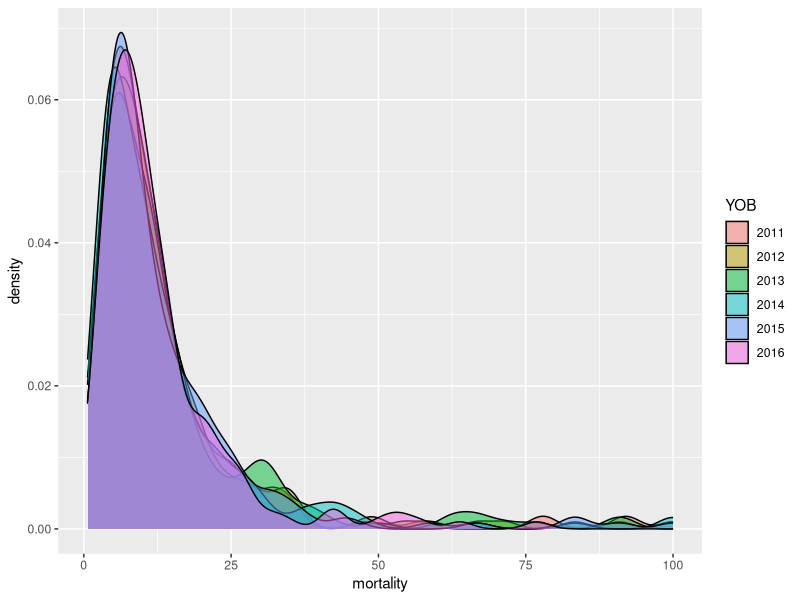
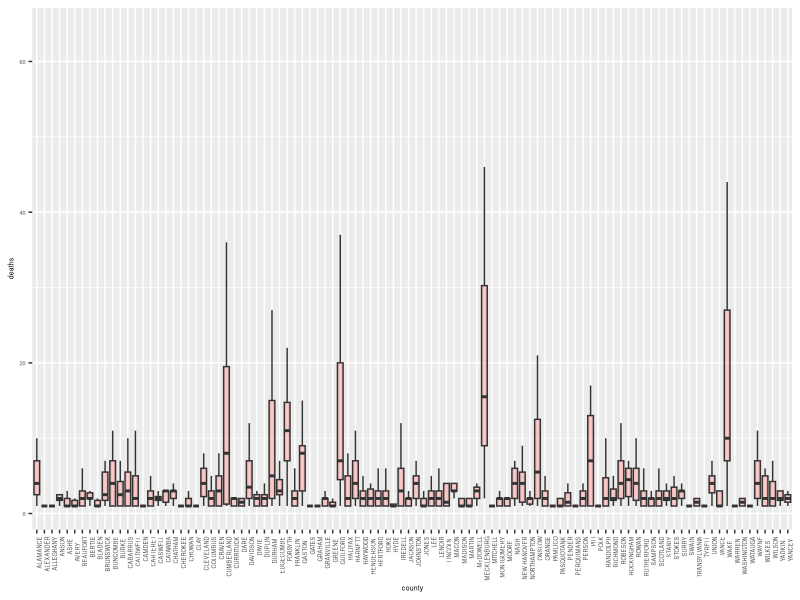
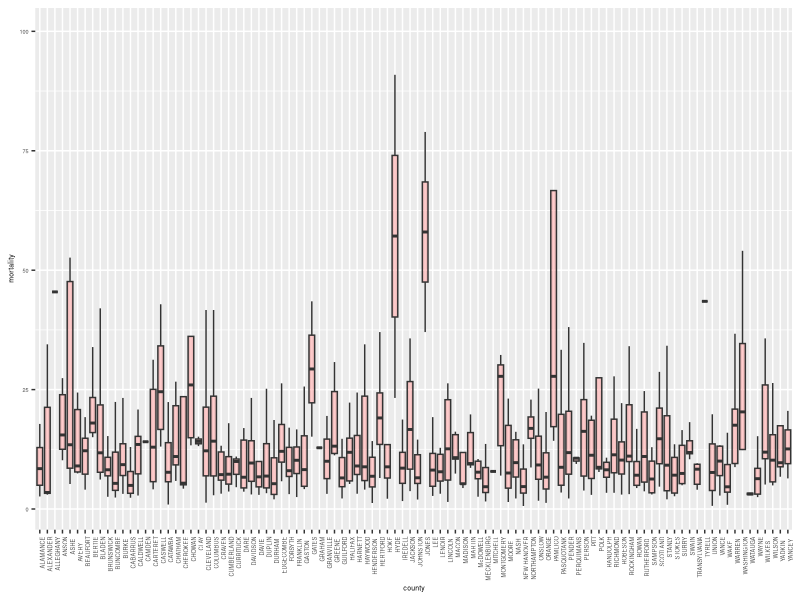
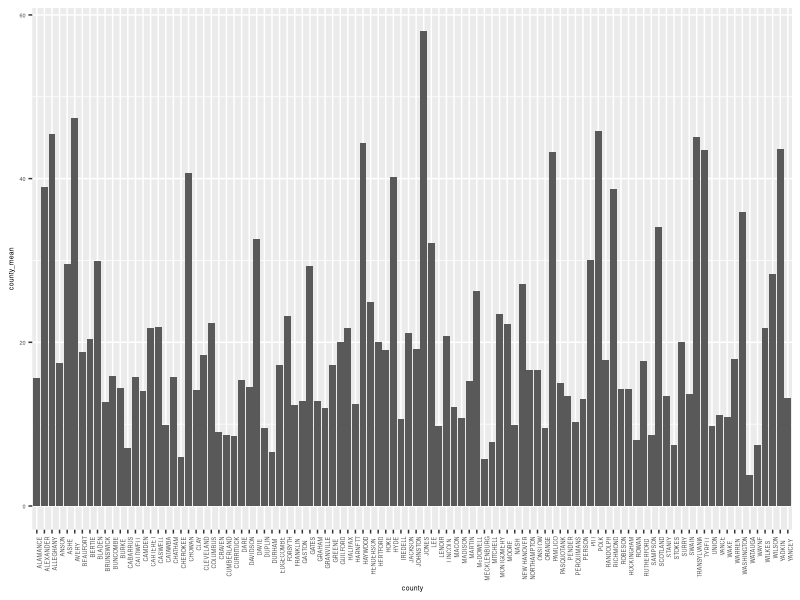
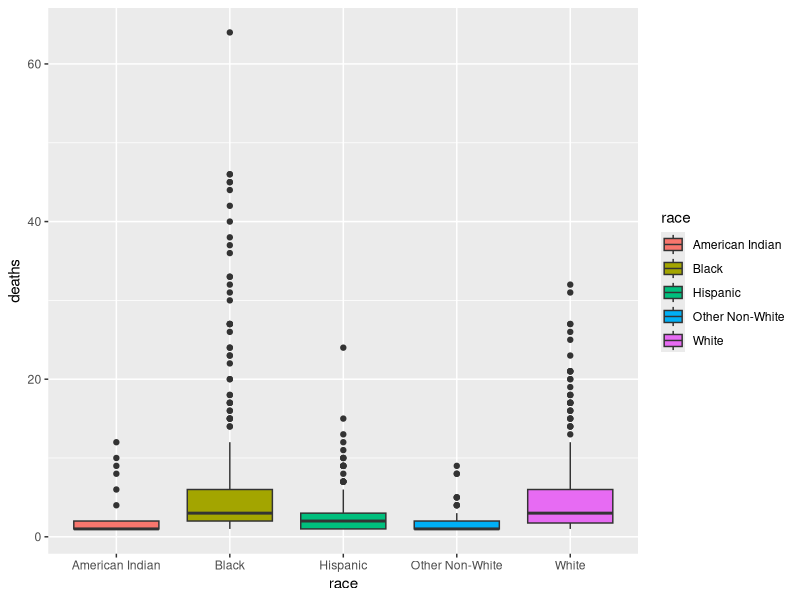
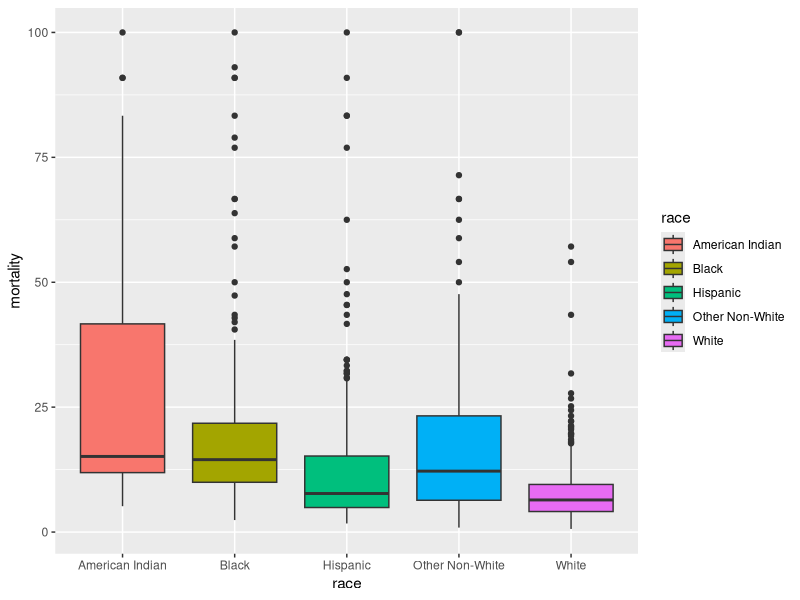
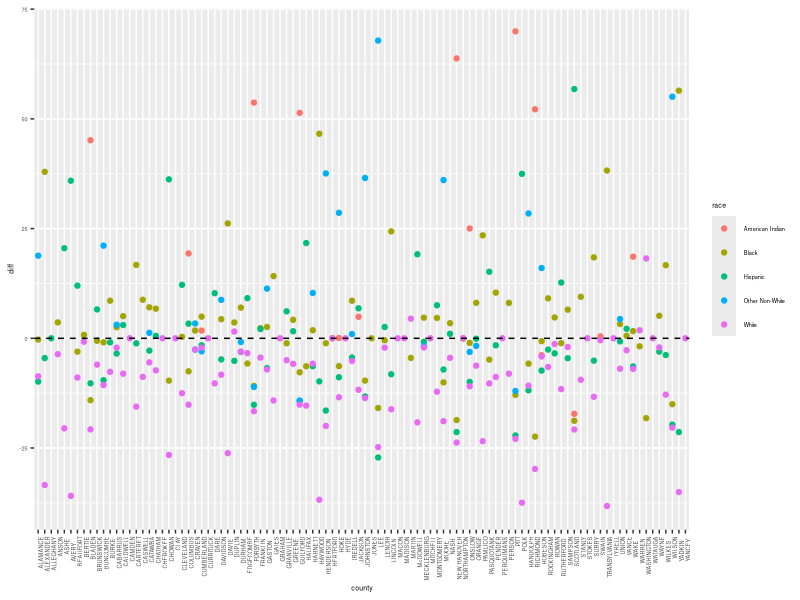

These charts were generated, in order, by the following R code: (Note: this script raises an error after producing the figures.)
## ---- chunk 1
require(lme4)
require(dplyr)
require(ggplot2)
require(tidyverse)
## ---- chunk 2
#Clean data
nc=read.csv("nc_infant_mortality.csv")
nc=nc[2:8]
nc$mortality[which(nc$mortality>100)]=NA
nc$YOB=as.factor(nc$YOB)
colnames(nc)[colnames(nc)=="COUNTY"]="county"
## ---- chunk 3
#Shows temporal effect is fixed
ggplot(nc,aes(x=mortality))+
  geom_density(aes(fill=YOB),alpha=0.5)+
  labs(fill="YOB")
## ---- chunk 4
#Shows that county effects are random
ggplot(nc,aes(x=county,y=deaths,group=county))+
  geom_boxplot(notch=FALSE,outlier.shape=NA,fill="red",alpha=0.2)+
  theme(text=element_text(size=5),axis.text.x=element_text(angle=90,hjust=1))

ggplot(nc,aes(x=county,y=mortality,group=county))+
  geom_boxplot(notch=FALSE,outlier.shape=NA,fill="red",alpha=0.2)+
  theme(text=element_text(size=5),axis.text.x=element_text(angle=90,hjust= 1))

eda=aggregate(nc,by=list(county=nc$county,race=nc$race),mean)
eda=eda%>%
  discard(~all(is.na(.x)))%>%
  map_df(~.x)
county_mean=eda%>%
  group_by(county)%>%
  summarise(county_mean=mean(mortality,na.rm=TRUE))
ggplot(county_mean,aes(x=county,y=county_mean))+
  geom_bar(stat="identity")+
  theme(text=element_text(size=5),axis.text.x=element_text(angle=90,hjust= 1))

## ---- chunk 5
#Shows that race effects are random
ggplot(nc,aes(x=race,y=deaths,fill=race))+
  geom_boxplot()

ggplot(nc,aes(x=race,y=mortality,fill=race))+
  geom_boxplot()

eda=eda%>%
  inner_join(county_mean)%>%
  mutate(diff=mortality-county_mean)
ggplot(eda,aes(x=county,y=diff,colour=race))+
  geom_point()+
  geom_hline(yintercept=0,linetype="dashed")+
  theme(text=element_text(size=5),axis.text.x=element_text(angle=90,hjust= 1))
## ---- chunk 6
model_deaths=lmer(deaths~(1+race|county), data = nc)
summary(model_deaths)
coef(model_deaths)

model_mortality=lmer(mortality~(1+race|county), data = nc)
summary(model_mortality)
coef(model_mortality)
## ---- chunk 7
death_table=coef(model_deaths)[[1]]
colnames(death_table)[colnames(death_table)=="raceHispanic"]="hispanic"
colnames(death_table)[colnames(death_table)=="raceOther Non-White"]="other"
colnames(death_table)[colnames(death_table)=="raceWhite"]="white"
colnames(death_table)[colnames(death_table)=="(Intercept)"]="intercept"
death_table=death_table%>%
  mutate(county=as.list(levels(nc$county)))
death_table=death_table%>%
  mutate(B_deaths=intercept)
death_table=death_table%>%
  mutate(H_deaths=intercept+hispanic)
death_table=death_table%>%
  mutate(O_deaths=intercept+other)
death_table=death_table%>%
  mutate(W_deaths=intercept+white)
death_table=death_table[5:9]

mortality_table=coef(model_mortality)[[1]]
colnames(mortality_table)[colnames(mortality_table)=="raceHispanic"]="hispanic"
colnames(mortality_table)[colnames(mortality_table)=="raceOther Non-White"]="other"
colnames(mortality_table)[colnames(mortality_table)=="raceWhite"]="white"
colnames(mortality_table)[colnames(mortality_table)=="(Intercept)"]="intercept"
mortality_table=mortality_table%>%
  mutate(county=as.list(levels(nc$county)))
mortality_table=mortality_table%>%
  mutate(B_mortality=intercept)
mortality_table=mortality_table%>%
  mutate(H_mortality=intercept+hispanic)
mortality_table=mortality_table%>%
  mutate(O_mortality=intercept+other)
mortality_table=mortality_table%>%
  mutate(W_mortality=intercept+white)
mortality_table=mortality_table[5:9]

death_table=as.data.frame(death_table)
mortality_table=as.data.frame(mortality_table)


#fix the dfs so they are join compatible
matchColClasses <- function(df1, df2) {

  sharedColNames <- names(df1)[names(df1) %in% names(df2)]
  sharedColTypes <- sapply(df1[,sharedColNames], class)

  for (n in sharedColNames) {
     class(df2[, n]) <- sharedColTypes[n]
  }

  return(df2)
}



table = inner_join(matchColClasses(mortality_table, death_table), matchColClasses(death_table, mortality_table) ,by ="county")


